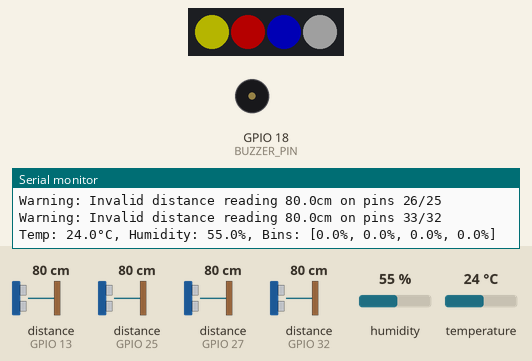
Bench run of a sketch on a simulated ESP32. Parts: 4 RGB LEDs in strip order, left to right, buzzer (waves = sounding), the last lines printed to the serial monitor. Wiring (inferred from the names in the program): 4 × ultrasonic range finder: trigger GPIO 12, echo GPIO 13 / trigger GPIO 14, echo GPIO 27 / trigger GPIO 26, echo GPIO 25 / trigger GPIO 33, echo GPIO 32. Inputs (shaded band) come from the test bench; at power-on: distance to the obstacle (sensors on GPIO 13, GPIO 25, GPIO 27, GPIO 32) 80 cm, humidity 55 %, temperature 24 °C. The echo pulse lasts 58.3 µs per cm; dim RGB values are drawn brighter than linear; WiFi joins after 1.5 s; servers stay silent unless stated; uploads are accepted with an empty reply; EEPROM starts erased.

Above: at 7.2 s.
7.3 s: distance to the obstacle (sensor on GPIO 13) set to 2 cm
At 12.4 s:
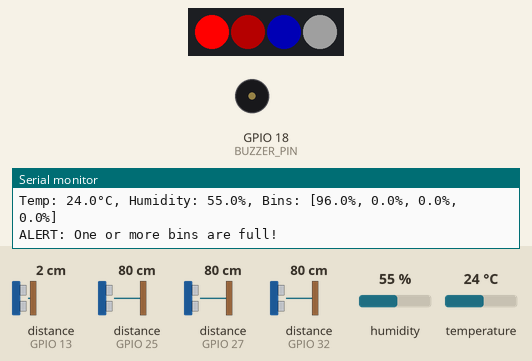
13.2 s: distance to the obstacle (sensor on GPIO 25) set to 2 cm
At 16.9 s:
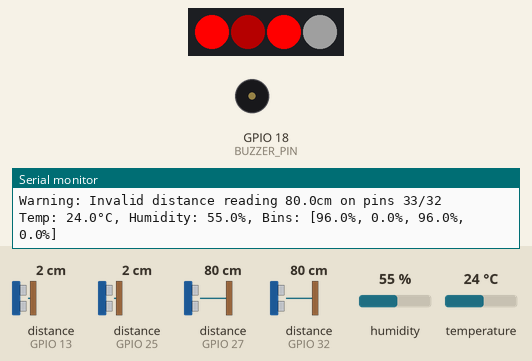
17.7 s: distance to the obstacle (sensor on GPIO 27) set to 9 cm
At 23.3 s:
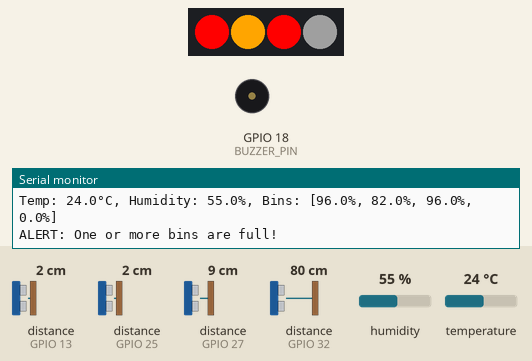
24.0 s: distance to the obstacle (sensor on GPIO 32) set to 2 cm
At 26.5 s:
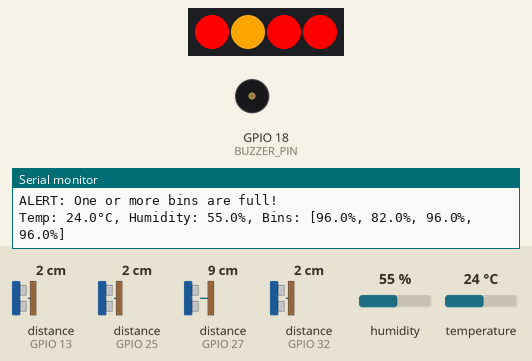
28.5 s: distance to the obstacle (sensor on GPIO 13) set to 18 cm
At 32.4 s:
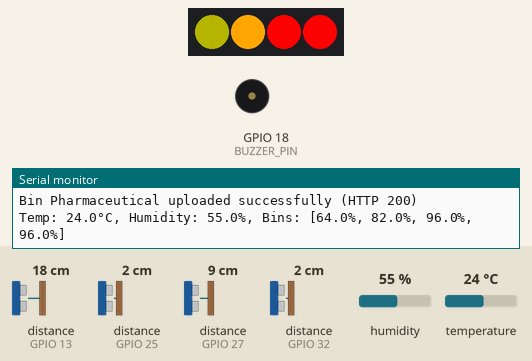
35.0 s: distance to the obstacle (sensor on GPIO 25) set to 18 cm
At 37.0 s:
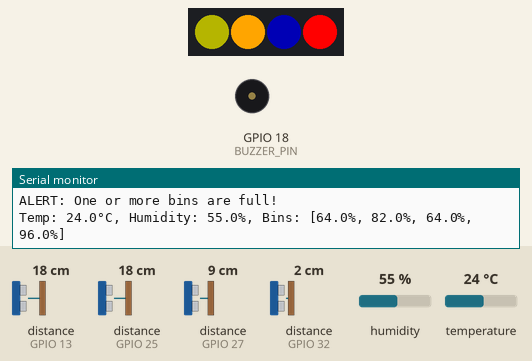
Timing chart, 0 to 78.3 s (numbered marks = the images above; inputs shaded):
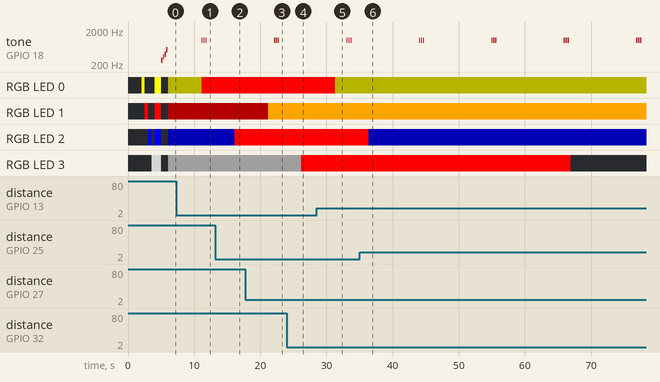

The sketch:

esp32_sensor_controller.ino
```cpp
/*
  Sortyx Medical Waste Bin - ESP32 Sensor Controller

  Features:
  - Ultrasonic sensors for bin level monitoring (4 bins)
  - Temperature and humidity monitoring
  - WiFi connectivity to cloud backend
  - LED indicators for bin status
  - Real-time data transmission

  Hardware Requirements:
  - ESP32 DevKit
  - 4x HC-SR04 Ultrasonic sensors
  - DHT22 temperature/humidity sensor
  - 4x WS2812B RGB LEDs (NeoPixel)
  - Buzzer for alerts
*/

#include <WiFi.h>
#include <HTTPClient.h>
#include <ArduinoJson.h>
#include <DHT.h>
#include <Adafruit_NeoPixel.h>
#include <EEPROM.h>

// WiFi Configuration
const char* ssid = "YOUR_WIFI_SSID";
const char* password = "YOUR_WIFI_PASSWORD";

// Cloud Backend Configuration
const char* serverURL = "https://your-cloud-backend.herokuapp.com"; // Replace with your actual server URL
const char* apiEndpoint = "/sensor/update";

// Hardware Pin Definitions
// Ultrasonic Sensors (Trigger, Echo pairs)
#define TRIG_PIN_1 12  // Yellow bin (General-Biomedical)
#define ECHO_PIN_1 13
#define TRIG_PIN_2 14  // Red bin (Infectious)
#define ECHO_PIN_2 27
#define TRIG_PIN_3 26  // Blue bin (Sharp)
#define ECHO_PIN_3 25
#define TRIG_PIN_4 33  // Black bin (Pharmaceutical)
#define ECHO_PIN_4 32

// DHT22 Sensor
#define DHT_PIN 4
#define DHT_TYPE DHT22

// LEDs and Buzzer
#define LED_PIN 5
#define LED_COUNT 4
#define BUZZER_PIN 18

// System Configuration
#define BIN_HEIGHT_CM 50  // Height of bins in centimeters
#define MEASUREMENT_INTERVAL 5000  // 5 seconds between measurements
#define UPLOAD_INTERVAL 30000  // 30 seconds between uploads
#define MAX_RETRIES 3

// Bin Configuration
struct Bin {
  String id;
  String name;
  int trigPin;
  int echoPin;
  float level;
  String status;
  uint32_t ledColor;
};

// Initialize sensors and components
DHT dht(DHT_PIN, DHT_TYPE);
Adafruit_NeoPixel strip(LED_COUNT, LED_PIN, NEO_GRB + NEO_KHZ800);

// Bin definitions
Bin bins[4] = {
  {"yellow_bin", "General-Biomedical", TRIG_PIN_1, ECHO_PIN_1, 0, "normal", strip.Color(255, 255, 0)},
  {"red_bin", "Infectious", TRIG_PIN_2, ECHO_PIN_2, 0, "normal", strip.Color(255, 0, 0)},
  {"blue_bin", "Sharp", TRIG_PIN_3, ECHO_PIN_3, 0, "normal", strip.Color(0, 0, 255)},
  {"black_bin", "Pharmaceutical", TRIG_PIN_4, ECHO_PIN_4, 0, "normal", strip.Color(128, 128, 128)}
};

// System variables
unsigned long lastMeasurement = 0;
unsigned long lastUpload = 0;
float temperature = 0;
float humidity = 0;
bool wifiConnected = false;
int uploadFailures = 0;

void setup() {
  Serial.begin(115200);
  Serial.println("Sortyx Medical Waste Bin - ESP32 Controller Starting...");

  // Initialize EEPROM for storing configuration
  EEPROM.begin(512);

  // Initialize hardware
  initializeHardware();
  initializeWiFi();
  initializeSensors();

  Serial.println("System initialization complete!");

  // Initial LED test
  testLEDs();
  playStartupTone();

  Serial.println("Ready for operation");
}

void loop() {
  unsigned long currentTime = millis();

  // Check WiFi connection
  checkWiFiConnection();

  // Measure sensor data at regular intervals
  if (currentTime - lastMeasurement >= MEASUREMENT_INTERVAL) {
    measureAllSensors();
    updateLEDStatus();
    lastMeasurement = currentTime;
  }

  // Upload data to cloud at regular intervals
  if (currentTime - lastUpload >= UPLOAD_INTERVAL && wifiConnected) {
    uploadSensorData();
    lastUpload = currentTime;
  }

  // Handle alerts and notifications
  handleAlerts();

  delay(100); // Small delay to prevent watchdog issues
}

void initializeHardware() {
  Serial.println("Initializing hardware...");

  // Initialize ultrasonic sensor pins
  for (int i = 0; i < 4; i++) {
    pinMode(bins[i].trigPin, OUTPUT);
    pinMode(bins[i].echoPin, INPUT);
  }

  // Initialize buzzer
  pinMode(BUZZER_PIN, OUTPUT);
  digitalWrite(BUZZER_PIN, LOW);

  // Initialize NeoPixel strip
  strip.begin();
  strip.clear();
  strip.show();

  Serial.println("Hardware initialized successfully");
}

void initializeWiFi() {
  Serial.print("Connecting to WiFi: ");
  Serial.println(ssid);

  WiFi.begin(ssid, password);

  int attempts = 0;
  while (WiFi.status() != WL_CONNECTED && attempts < 30) {
    delay(1000);
    Serial.print(".");
    attempts++;
  }

  if (WiFi.status() == WL_CONNECTED) {
    wifiConnected = true;
    Serial.println();
    Serial.println("WiFi connected successfully!");
    Serial.print("IP address: ");
    Serial.println(WiFi.localIP());
    Serial.print("Signal strength: ");
    Serial.print(WiFi.RSSI());
    Serial.println(" dBm");
  } else {
    wifiConnected = false;
    Serial.println();
    Serial.println("WiFi connection failed!");
  }
}

void initializeSensors() {
  Serial.println("Initializing sensors...");

  // Initialize DHT22
  dht.begin();

  // Test all ultrasonic sensors
  for (int i = 0; i < 4; i++) {
    float distance = measureDistance(bins[i].trigPin, bins[i].echoPin);
    bins[i].level = calculateLevel(distance);
    Serial.printf("Bin %d (%s): %.1f%% full\n", i+1, bins[i].name.c_str(), bins[i].level);
  }

  // Read initial temperature and humidity
  temperature = dht.readTemperature();
  humidity = dht.readHumidity();

  if (isnan(temperature) || isnan(humidity)) {
    Serial.println("Warning: DHT22 sensor not responding properly");
    temperature = 25.0;  // Default values
    humidity = 50.0;
  } else {
    Serial.printf("Environmental conditions: %.1f°C, %.1f%% humidity\n", temperature, humidity);
  }

  Serial.println("Sensors initialized successfully");
}

void measureAllSensors() {
  // Read environmental sensors
  float newTemp = dht.readTemperature();
  float newHum = dht.readHumidity();

  if (!isnan(newTemp) && !isnan(newHum)) {
    temperature = newTemp;
    humidity = newHum;
  }

  // Measure all bin levels
  for (int i = 0; i < 4; i++) {
    float distance = measureDistance(bins[i].trigPin, bins[i].echoPin);
    bins[i].level = calculateLevel(distance);

    // Update bin status based on level
    if (bins[i].level >= 90) {
      bins[i].status = "full";
    } else if (bins[i].level >= 75) {
      bins[i].status = "warning";
    } else {
      bins[i].status = "normal";
    }
  }

  // Print sensor readings to serial monitor
  Serial.printf("Temp: %.1f°C, Humidity: %.1f%%, Bins: [%.1f%%, %.1f%%, %.1f%%, %.1f%%]\n",
    temperature, humidity, bins[0].level, bins[1].level, bins[2].level, bins[3].level);
}

float measureDistance(int trigPin, int echoPin) {
  // Send ultrasonic pulse
  digitalWrite(trigPin, LOW);
  delayMicroseconds(2);
  digitalWrite(trigPin, HIGH);
  delayMicroseconds(10);
  digitalWrite(trigPin, LOW);

  // Read echo time
  long duration = pulseIn(echoPin, HIGH, 30000); // 30ms timeout

  if (duration == 0) {
    Serial.printf("Warning: Ultrasonic sensor timeout on pins %d/%d\n", trigPin, echoPin);
    return BIN_HEIGHT_CM; // Return maximum distance as fallback
  }

  // Calculate distance (speed of sound = 343 m/s)
  float distance = (duration * 0.0343) / 2;

  // Validate reading
  if (distance < 2 || distance > BIN_HEIGHT_CM + 10) {
    Serial.printf("Warning: Invalid distance reading %.1fcm on pins %d/%d\n", distance, trigPin, echoPin);
    return BIN_HEIGHT_CM; // Return maximum as fallback
  }

  return distance;
}

float calculateLevel(float distance) {
  // Convert distance to fill level percentage
  float level = ((BIN_HEIGHT_CM - distance) / BIN_HEIGHT_CM) * 100.0;

  // Constrain between 0-100%
  if (level < 0) level = 0;
  if (level > 100) level = 100;

  return level;
}

void updateLEDStatus() {
  for (int i = 0; i < 4; i++) {
    uint32_t color = bins[i].ledColor;

    // Modify brightness based on status
    if (bins[i].status == "full") {
      // Blinking red for full bins
      color = (millis() % 1000 < 500) ? strip.Color(255, 0, 0) : strip.Color(0, 0, 0);
    } else if (bins[i].status == "warning") {
      // Orange/amber for warning
      color = strip.Color(255, 165, 0);
    } else {
      // Dim the normal color for normal status
      uint8_t r = (color >> 16) & 0xFF;
      uint8_t g = (color >> 8) & 0xFF;
      uint8_t b = color & 0xFF;
      color = strip.Color(r/4, g/4, b/4); // 25% brightness for normal
    }

    strip.setPixelColor(i, color);
  }

  strip.show();
}

void uploadSensorData() {
  if (!wifiConnected) {
    Serial.println("Cannot upload: WiFi not connected");
    return;
  }

  HTTPClient http;
  http.begin(String(serverURL) + apiEndpoint);
  http.addHeader("Content-Type", "application/json");

  // Upload data for each bin
  for (int i = 0; i < 4; i++) {
    StaticJsonDocument<300> doc;
    doc["sensor_id"] = bins[i].id;
    doc["distance"] = BIN_HEIGHT_CM - (bins[i].level * BIN_HEIGHT_CM / 100.0);
    doc["bin_level"] = bins[i].level;
    doc["temperature"] = temperature;
    doc["humidity"] = humidity;
    doc["location"] = "main_facility";
    doc["timestamp"] = String(millis());

    String jsonString;
    serializeJson(doc, jsonString);

    int httpResponseCode = http.POST(jsonString);

    if (httpResponseCode > 0) {
      String response = http.getString();
      Serial.printf("Bin %s uploaded successfully (HTTP %d)\n", bins[i].name.c_str(), httpResponseCode);
      uploadFailures = 0; // Reset failure counter on success
    } else {
      Serial.printf("Upload failed for bin %s (HTTP %d)\n", bins[i].name.c_str(), httpResponseCode);
      uploadFailures++;
    }

    delay(100); // Small delay between uploads
  }

  http.end();

  // Handle upload failures
  if (uploadFailures >= MAX_RETRIES) {
    Serial.println("Multiple upload failures detected - checking WiFi connection");
    wifiConnected = false;
    uploadFailures = 0;
  }
}

void handleAlerts() {
  bool anyBinFull = false;
  bool anyBinWarning = false;

  for (int i = 0; i < 4; i++) {
    if (bins[i].status == "full") {
      anyBinFull = true;
    } else if (bins[i].status == "warning") {
      anyBinWarning = true;
    }
  }

  // Sound alerts for full bins
  static unsigned long lastAlert = 0;
  if (anyBinFull && millis() - lastAlert > 10000) { // Alert every 10 seconds
    playAlertTone();
    lastAlert = millis();
    Serial.println("ALERT: One or more bins are full!");
  }
}

void checkWiFiConnection() {
  if (WiFi.status() != WL_CONNECTED && wifiConnected) {
    Serial.println("WiFi connection lost - attempting reconnect");
    wifiConnected = false;
    WiFi.reconnect();
  } else if (WiFi.status() == WL_CONNECTED && !wifiConnected) {
    Serial.println("WiFi reconnected successfully");
    wifiConnected = true;
  }
}

void testLEDs() {
  Serial.println("Testing LEDs...");

  // Cycle through each LED with its designated color
  for (int i = 0; i < 4; i++) {
    strip.clear();
    strip.setPixelColor(i, bins[i].ledColor);
    strip.show();
    delay(500);
  }

  // All LEDs on briefly
  for (int i = 0; i < 4; i++) {
    strip.setPixelColor(i, bins[i].ledColor);
  }
  strip.show();
  delay(1000);

  // Turn off
  strip.clear();
  strip.show();

  Serial.println("LED test complete");
}

void playStartupTone() {
  // Play a pleasant startup melody
  int melody[] = {262, 330, 392, 523}; // C4, E4, G4, C5
  for (int i = 0; i < 4; i++) {
    tone(BUZZER_PIN, melody[i], 200);
    delay(250);
  }
  noTone(BUZZER_PIN);
}

void playAlertTone() {
  // Play alert sound for full bins
  for (int i = 0; i < 3; i++) {
    tone(BUZZER_PIN, 1000, 200);
    delay(200);
    noTone(BUZZER_PIN);
    delay(100);
  }
}

// Function to handle over-the-air updates (optional)
void handleOTA() {
  // Implementation for OTA updates would go here
  // This allows remote firmware updates without physical access
}

// Function to save configuration to EEPROM
void saveConfig() {
  // Save WiFi credentials and server settings to EEPROM
  // Implementation would depend on specific requirements
}

// Function to load configuration from EEPROM
void loadConfig() {
  // Load saved configuration from EEPROM
  // Implementation would depend on specific requirements
}
```

Measured:
- after the input at 7.3 s, tone on GPIO 18 (BUZZER_PIN): alternates 1000 Hz for 0.20 s and silent for 0.10 s, 6 changes in all, then stays silent, starting after 3.8 s; RGB LED 0: RGB(63, 63, 0) → RGB(255, 0, 0) after 3.8 s
- after the input at 13.2 s, RGB LED 2: RGB(0, 0, 63) → RGB(255, 0, 0) after 3.0 s
- after the input at 17.7 s, RGB LED 1: RGB(63, 0, 0) → RGB(255, 165, 0) after 3.5 s
- after the input at 24.0 s, RGB LED 3: RGB(32, 32, 32) → RGB(255, 0, 0) after 2.2 s
- after the input at 28.5 s, RGB LED 0: RGB(255, 0, 0) → RGB(63, 63, 0) after 2.8 s
